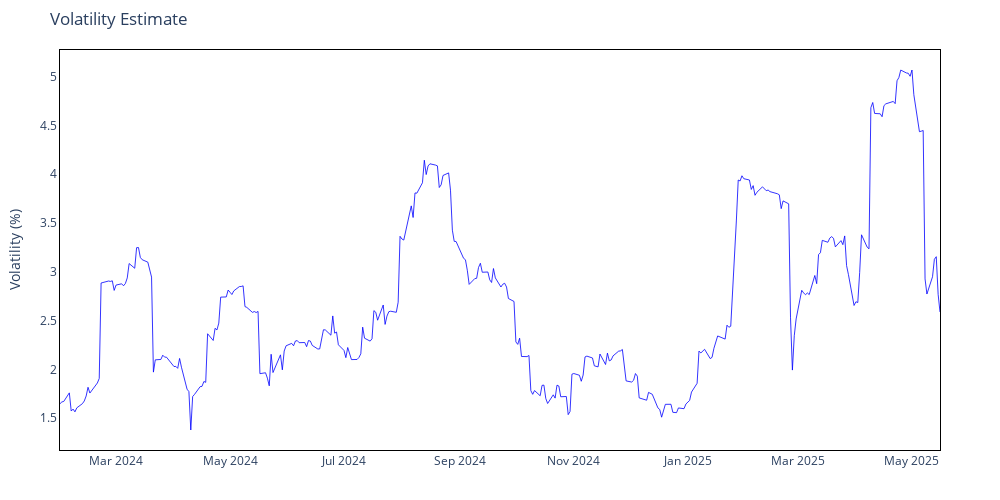
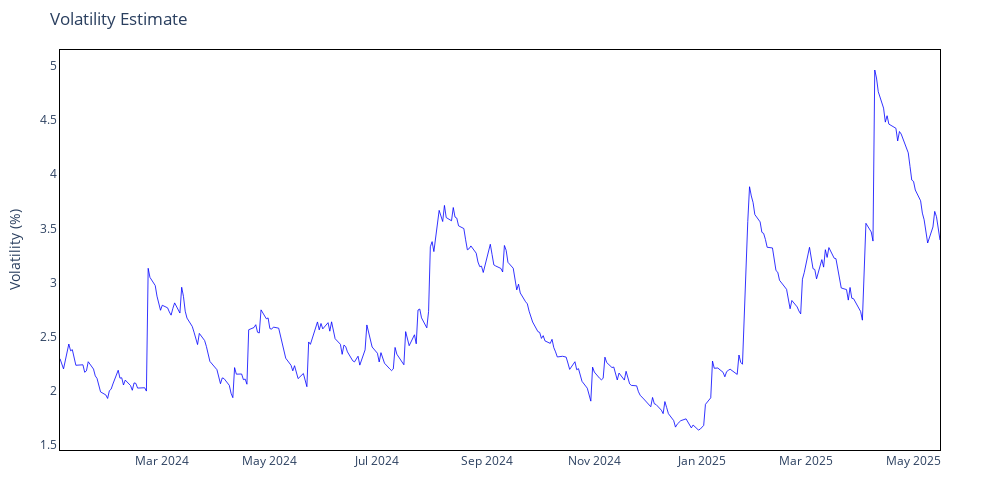

The notebook cell saved with these charts, in order:
### Code cell
fig_ma_vol = IP.plot_volatility(result_ma["Volatility"])
fig_rm_vol = IP.plot_volatility(result_rm["Volatility"])

### Figure 1 — Plotly figure (JSON) as saved in the notebook; plotly's stock layout.template omitted (floating-point values rounded to 4 significant figures; data arrays with more than 128 entries replaced by an {"elided": "..."} marker saying what was removed)
{"data": [{"hovertemplate": "Date: %{x}<br>Volatility: %{y:.2f}%", "line": {"color": "blue", "width": 0.8}, "mode": "lines", "name": "Volatility", "type": "scatter", "x": {"elided": "325 str values"}, "y": {"elided": "325 float values"}}], "layout": {"height": 500, "hovermode": "x unified", "margin": {"b": 50, "l": 60, "r": 60, "t": 50}, "paper_bgcolor": "white", "plot_bgcolor": "white", "title": {"text": "Volatility Estimate"}, "width": 1000, "xaxis": {"linecolor": "black", "linewidth": 1, "mirror": true, "showline": true}, "yaxis": {"linecolor": "black", "linewidth": 1, "mirror": true, "showline": true, "title": {"text": "Volatility (%)"}}}}

### Figure 2 — Plotly figure (JSON) as saved in the notebook; plotly's stock layout.template omitted (floating-point values rounded to 4 significant figures; data arrays with more than 128 entries replaced by an {"elided": "..."} marker saying what was removed)
{"data": [{"hovertemplate": "Date: %{x}<br>Volatility: %{y:.2f}%", "line": {"color": "blue", "width": 0.8}, "mode": "lines", "name": "Volatility", "type": "scatter", "x": {"elided": "344 str values"}, "y": {"elided": "344 float values"}}], "layout": {"height": 500, "hovermode": "x unified", "margin": {"b": 50, "l": 60, "r": 60, "t": 50}, "paper_bgcolor": "white", "plot_bgcolor": "white", "title": {"text": "Volatility Estimate"}, "width": 1000, "xaxis": {"linecolor": "black", "linewidth": 1, "mirror": true, "showline": true}, "yaxis": {"linecolor": "black", "linewidth": 1, "mirror": true, "showline": true, "title": {"text": "Volatility (%)"}}}}
